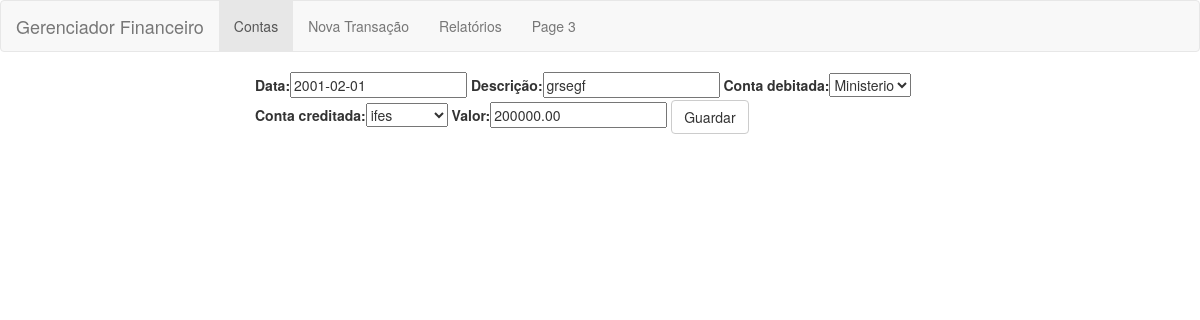
The app's page /financial/update/98/ with its own data.
### financial/models.py (models this page shows, shortened)
class Transaction(models.Model):
    date = models.DateField("data", blank=False)
    description = models.CharField("descrição", max_length=200, blank=False)
    acc_from = models.ForeignKey(
        Account, on_delete=models.PROTECT, verbose_name="conta debitada", related_name='taken', blank=False)
    acc_to = models.ForeignKey(
        Account, on_delete=models.PROTECT, verbose_name="conta creditada", related_name='added', blank=False)
    value = models.DecimalField("valor", max_digits=15, decimal_places=2,  validators=[
                                validators.MinValueValidator(0.0)], blank=False)

### financial/views.py (the view, shortened to what this page needs)
# urls.py: url(r'^update/(?P<pk>[0-9]+)/$', views.TransactionUpdateView.as_view(), name='update_transaction'),
class TransactionUpdateView(generic.UpdateView):
    model = Transaction
    template_name = 'financial/update_transaction.html'
    fields = ['date', 'description', 'acc_from', 'acc_to', 'value']
    def get_object(self, queryset=None):
        obj = Transaction.objects.get(id=self.kwargs['pk'])
        return obj

### financial/models.py (called while the page is built)
    def __str__(self):
        return self.name

### financial/templates/financial/update_transaction.html
{% extends 'base_financial.html' %}
{% block content %}
<form method="POST" class="post">{% csrf_token %}
    <ul>
        {{ form }}
        <button type="submit" class="save btn btn-default">Guardar</button>
    </ul>
</form>
{% endblock %}

### records on screen
Transaction: date "2001-02-01", description "grsegf", acc_from "Ministerio", acc_to "ifes", value "200000.00"
